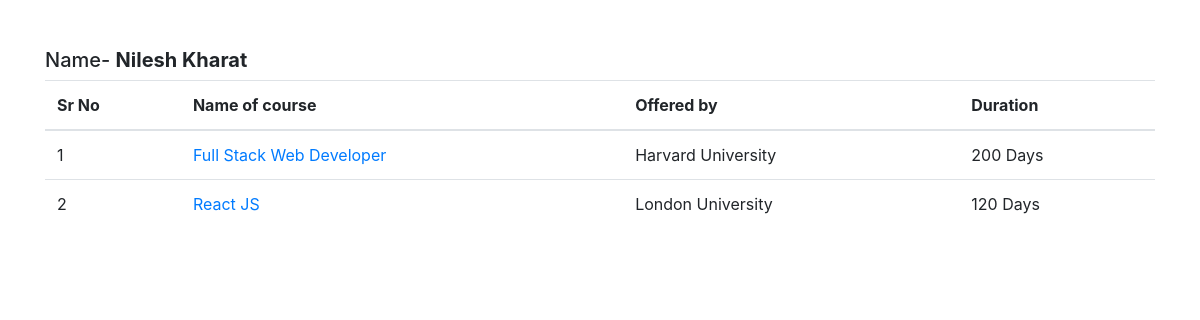
Screenshot of /accounts/dashboard/ (signed in) with the database file from the repository.
### universities/models.py (models this page shows, shortened)
class Student(models.Model):
    student=models.ForeignKey(Accounts,on_delete=models.CASCADE)
    course_enroll=models.ForeignKey(Universities_Course,verbose_name="Enroll Course Name",on_delete=models.CASCADE)
    paid=models.BooleanField(default=False,verbose_name="Payment")

class Universities_Course(models.Model):
    course_offered = models.CharField(max_length=250, verbose_name="Course Name")
    university=models.ForeignKey(University,verbose_name="University",on_delete=models.CASCADE)
    fees = models.IntegerField(verbose_name="Course fees",validators=[validate_fees])
    duration=models.IntegerField(verbose_name="Duration of Course(in days)",null=True)

class University(models.Model):
    uni_id=models.IntegerField(primary_key=True,validators=[validate_id])
    uni_name=models.CharField(max_length=200,verbose_name="University Name",unique=True)
    country=CountryField(blank=False)
    def __str__(self):
        return self.uni_name

### accounts/views.py (the view)
# urls.py: path('dashboard/',views.user_dashboard,name='dashboard'),
def user_dashboard(request):
    user=get_object_or_404(Accounts,email=request.user.email)
    name=f"{user.first_name} {user.last_name}"
    stud=Student.objects.filter(student=user)
    return render(request,'myDashboard.html',{'student':stud,'name':name})

### templates/myDashBoard.html (shortened to what this page needs)
{% load static %}
<!DOCTYPE html>
<html lang="en">
  <head>
    <link rel="stylesheet" href="{% static 'css/bootstrap.min.css' %}" />
  </head>
  <body>
    <div class="container mt-5">
      <div id="info-div">
        <h5>Name- <b>{{name}}</b></h5>
      </div>
      <div id="course-div">
        <table class="table">
          <thead>
            <tr>
              <th>Sr No</th>
              <th>Name of course</th>
              <th>Offered by</th>
              <th>Duration</th>
            </tr>
          </thead>
          <tbody>
            {% for course in student %}
            <tr>
              <td class="srno"></td>
              <td><a href="{% url 'display_lecture' uni_course=course.course_enroll.id %}">{{course.course_enroll.course_offered}}</a></td>
              <td>{{course.course_enroll.university}}</td>
              <td>{{course.course_enroll.duration}} Days</td>
            </tr>
            {% endfor %}
          </tbody>
        </table>
      </div>
    </div>
  </body>
</html>

### rows the page displays
Student: course_enroll.course_offered "Full Stack Web Developer", course_enroll.university "Harvard University", course_enroll.duration "200"
Student: course_enroll.course_offered "React JS", course_enroll.university "London University", course_enroll.duration "120"

### other values shown
{{ name }} "Nilesh Kharat"
